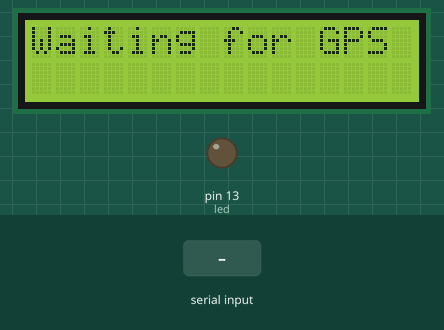
Simulated run of this sketch. Board: Arduino Uno, built with avr-gcc and run on an emulated ATmega328P. On the bench: 16×2 character LCD, output pins drawn as LEDs (lit = HIGH). Inputs (shaded band) come from the test bench. What the sketch prints to the serial monitor is not drawn.

Above: at 1.2 s.
1.3 s: "$GPGGA" received over Serial
At 2.1 s:
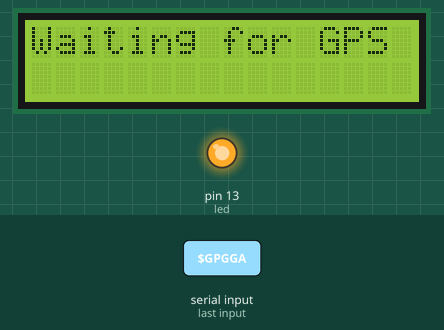
2.8 s: byte 13 (CR) received over Serial
At 3.3 s:
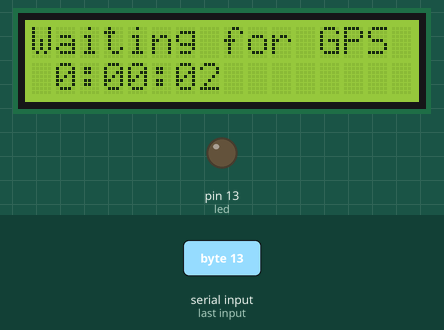
4.3 s: byte 10 (LF) received over Serial
At 5.5 s:
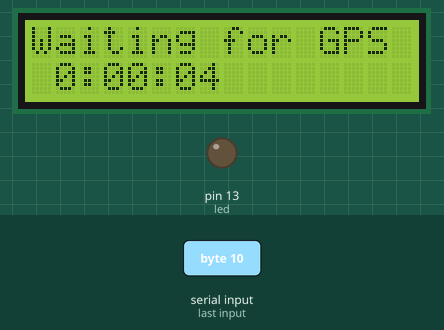
5.8 s: "$" received over Serial
At 6.7 s:
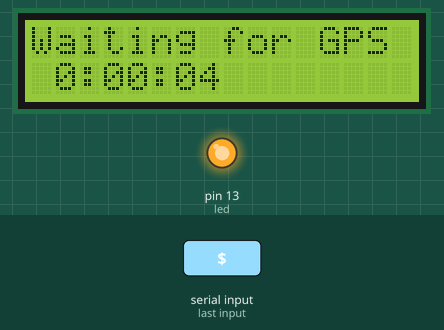
Timing chart, 0 to 8.8 s (numbered marks = the images above; inputs shaded):
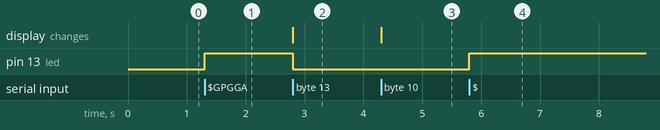

The sketch:

gps.ino
```cpp
// (licence header left out)
#include <LiquidCrystal.h>
#define LCD_LINES  2
#define LCD_CHARACTERS_PER_LINE  16
LiquidCrystal lcd(6,7,5,4,3,2);

#define LF  0x0a
#define CR  0x0d
String sentence;

#define WAITING  0
#define COLLECTING  1
#define DONE  2
int state;

const int led = 13;
int seconds = 0;
uint32_t t_last = 0;

int nmea_find_field(int nr, String str)
{
  if (nr==0) return 0;
  int i = 0;
  do
  {
    i = str.indexOf(',',i);
    if (i>=0)
    {
      nr--;
      i++;
    }
  }
  while (nr>0 && i>0);
  return i;
}

int lcd_write(int x, int y, String str)
{
  int i;
  lcd.setCursor(x,y);
  for (i=0; i<min(str.length(),LCD_CHARACTERS_PER_LINE-x); i++)
  {
    lcd.print(str[i]);
  }
  return i;
}

void lcd_write_time(int x, int y, int seconds)
{
  int hours = seconds/3600;
  seconds -= hours*3600;
  if (hours>23) hours -= 24;
  int minutes = seconds/60;
  seconds -= minutes*60;
  lcd.setCursor(x,y);
  if (hours<10) lcd.print(' ');
  lcd.print(hours);
  lcd.print(':');
  if (minutes<10) lcd.print('0');
  lcd.print(minutes);
  lcd.print(':');
  if (seconds<10) lcd.print('0');
  lcd.print(seconds);
}

void setup(void)
{
  lcd.begin(LCD_CHARACTERS_PER_LINE,LCD_LINES);
  Serial.begin(9600);
  pinMode(led,OUTPUT);
  state = WAITING;
  lcd_write(0,0,"Waiting for GPS");
  t_last = millis();
}

void loop(void)
{
  uint32_t t = millis();
  if (t-t_last>=1000)
  {
    seconds += 1;
    t_last = t;
  }

  if (Serial.available()>0)
  {
    char ch = Serial.read();
    Serial.print(ch);
    if (ch=='$')
    {
      state = COLLECTING;
      sentence = "";
      digitalWrite(led,HIGH);
    }
    else if (ch==CR || ch==LF)
    {
      state = DONE;
      digitalWrite(led,LOW);
    }
    if (state==COLLECTING)
    {
      sentence += ch;
    }
  }

  if (state==DONE)
  {
    if (sentence.startsWith("$GPGGA")==true)
    {
      int lat_start = nmea_find_field(2,sentence);
      int lon_start = nmea_find_field(4,sentence);
      int lon_end = nmea_find_field(6,sentence);
      // Don't show empty strings.
      if ((lat_start<lon_start-2) && (lon_start<lon_end-2))
      {
        int i = lcd_write(0,0," ");
        // Display latitude.
        i += lcd_write(1,0,sentence.substring(lat_start,lon_start-1));
        // Fill line with whitespace.
        for (; i<LCD_CHARACTERS_PER_LINE; i++) lcd.print(' ');
        // Display longitude.
        i = lcd_write(0,1,sentence.substring(lon_start,lon_end-1));
        // Fill line with whitespace.
        for (; i<LCD_CHARACTERS_PER_LINE; i++) lcd.print(' ');
      }
      else
      {
        // Display wait counter until a valid GGA sentence is received.
        lcd_write_time(0,1,seconds);
      }
    }
    state = WAITING;
  }
}
```

Measured:
- after the input at 1.3 s, pin 13 (led): LOW → HIGH at once
- after the input at 2.8 s, pin 13 (led): HIGH → LOW at once; the display: changes at once (image 2)
- after the input at 4.3 s, the display: changes at once (image 3)
- after the input at 5.8 s, pin 13 (led): LOW → HIGH at once
